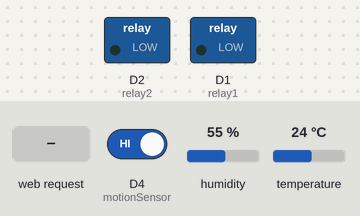
Simulated run of this sketch. Board: ESP8266 (NodeMCU). On the bench: switched loads named in the sketch (green lamp = pin HIGH). Inputs (shaded band) come from the test bench; at power-on: D4 (motionSensor) HIGH, humidity 55 %, temperature 24 °C. WiFi joins after 1.5 s; servers stay silent unless stated; the local clock reads 2024-03-15 10:24:30 at power-on unless the sketch sets it; what the sketch prints to the serial monitor is not drawn.

Above: at 2.7 s.
2.8 s: HTTP request GET /relay1/on received
At 3.1 s:
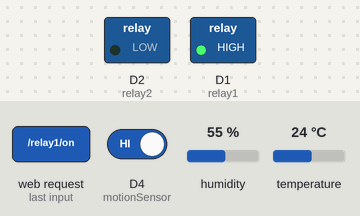
4.3 s: HTTP request GET /automode/off/relay2/on received
At 5.3 s:
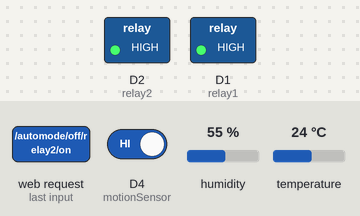
5.8 s: HTTP request GET /relay1/off received
At 7.0 s:
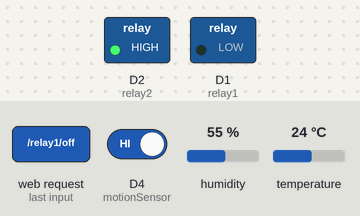
Timing chart, 0 to 8.8 s (numbered marks = the images above; inputs shaded):
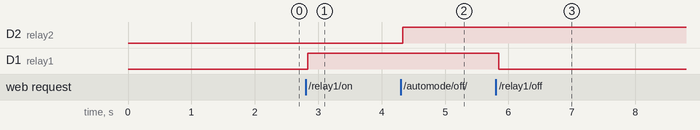

Measured:
- after the input at 2.8 s, D1 (relay1): LOW → HIGH at once
- after the input at 4.3 s, D2 (relay2): LOW → HIGH at once
- after the input at 5.8 s, D1 (relay1): HIGH → LOW after 0.05 s

The sketch:

SmartHome_final.ino
```cpp
#include <ESP8266WiFi.h> //WiFi Module
#include "dhtStable.h" //Humidity & Temperature sensor DHT11
#include <WiFiClientSecure.h> //
#include <UniversalTelegramBot.h> //Telgram Bot
#include <ArduinoJson.h>


// WiFi Credentials
const char* ssid = "Saketh Ram";
const char* password = "saketh03";
WiFiServer server(80);  // Set port to 80

// Initialize Telegram BOT
#define BOTtoken "6198376034:AAG38M-xUgGxCZ18YE3KQOR0hej6lm975oo"  // your Bot Token (Get from Botfather)
#define CHAT_ID "5104084095"

X509List cert(TELEGRAM_CERTIFICATE_ROOT);
WiFiClientSecure client;
UniversalTelegramBot bot(BOTtoken, client);


//Declaring pins
int relay1 = D1; //for LED LIGHT control
int relay2 = D2; //for Sensor Based control
#define DHT11_PIN D3 //for DHT11 sensor
const int motionSensor = D4; // PIR Motion Sensor


DHTStable DHT; //DHTStable class from dhyStable.h

String header;  // This stores the HTTP request

//Declaring states for each appliance

String automode = "off";   //operation of AC - Auto/Manual Mode
String relay1state = "off";  // State of Relay1
String relay2state = "off";  // State of Relay2
String pir_status = "off";

bool motionDetected = false;

// Function when motion is detected
void ICACHE_RAM_ATTR detectsMovement() {
  Serial.println("MOTION DETECTED!!!");
  motionDetected = true;
}

void setup() {
  Serial.begin(115200);

  configTime(0, 0, "pool.ntp.org");      // get UTC time via NTP
  client.setTrustAnchors(&cert); // Add root certificate for api.telegram.org


  pinMode(relay1,OUTPUT);  // declaring Relay1 as output
  pinMode(relay2,OUTPUT);
  digitalWrite(relay1, LOW);
  digitalWrite(relay2, LOW);

  // PIR Motion Sensor mode INPUT_PULLUP
  pinMode(motionSensor, INPUT_PULLUP);
  // Set motionSensor pin as interrupt, assign interrupt function and set RISING mode
  attachInterrupt(digitalPinToInterrupt(motionSensor), detectsMovement, RISING);


  //connect to access point
  WiFi.begin(ssid, password);
  Serial.println("Connecting to ");
  Serial.println(ssid);
  while (WiFi.status() != WL_CONNECTED) {
    delay(500);
    Serial.print(".");
  }
  // Print local IP address and start web server
  Serial.println("");
  Serial.println("WiFi connected.");
  Serial.println("IP address: ");
  Serial.println(WiFi.localIP());  // this will display the Ip address of the Pi which should be entered into your browser
  server.begin();

}

void loop() {
  WiFiClient client = server.available();  // Listen for incoming clients

  int readData = DHT.read11(DHT11_PIN);

  float humidityval =DHT.getHumidity();
  float temperatureval = DHT.getTemperature();

  if (client) {                   // If a new client connects,
    String currentLine = "";      // make a String to hold incoming data from the client
    while (client.connected()) {  // loop while the client's connected
      if (client.available()) {   // if there's bytes to read from the client,
        char c = client.read();   // read a byte, then
        Serial.write(c);          // print it out the serial monitor
        header += c;
        if (c == '\n') {  // if the byte is a newline character
          // if the current line is blank, you got two newline characters in a row.
          // that's the end of the client HTTP request, so send a response:
          if (currentLine.length() == 0) {
            // HTTP headers always start with a response code (e.g. HTTP/1.1 200 OK)
            // and a content-type so the client knows what's coming, then a blank line:
            client.println("HTTP/1.1 200 OK");
            client.println("Content-type:text/html");
            client.println("Connection: close");
            client.println();

            // turns the GPIOs on and off
            if (header.indexOf("GET /relay1/on") >= 0) {
              Serial.println("Relay1 on");
              relay1state = "on";
              digitalWrite(relay1, HIGH);
            } else if (header.indexOf("GET /relay1/off") >= 0) {
              Serial.println("Relay1 off");
              relay1state = "off";
              digitalWrite(relay1, LOW);
            } else if (header.indexOf("GET /automode/on") >= 0) {
              Serial.println("Auto Mode ON");
              automode = "on";
              if (humidityval >= 30 && temperatureval >= 30) {
                Serial.println("Relay2 on");
                relay2state = "on";
                digitalWrite(relay2, HIGH);
              } else {
                Serial.println("Relay2 off");
                relay2state = "off";
                digitalWrite(relay2, LOW);
              }
            } else if (header.indexOf("GET /automode/off") >= 0) {
              Serial.println("Auto Mode OFF");
              automode = "off";
              if (header.indexOf("GET /automode/off/relay2/on") >= 0) {
                Serial.println("Relay2 on");
                relay2state = "on";
                digitalWrite(relay2, HIGH);
              } else if (header.indexOf("GET /automode/off/relay2/off") >= 0) {
                Serial.println("Relay2 off");
                relay2state = "off";
                digitalWrite(relay2, LOW);
              }
            } else if (header.indexOf("GET /pir_sensor/on") >= 0) {
              Serial.println("Montion Detection on");
              pir_status = "on";
              //digitalWrite(relay1, HIGH);
            } else if (header.indexOf("GET /pir_sensor/off") >= 0) {
              Serial.println("Motion Detection off");
              pir_status = "off";
              //digitalWrite(relay1, LOW);
            }
            // Display the HTML web page
            client.println("<!DOCTYPE html><html lang=\"en\">");
            client.println("<head><meta charset=\"UTF-8\"/><meta http-equiv=\"X-UA-Compatible\" content=\"IE=edge\"/>");
            client.println("<meta name=\"viewport\" content=\"width=device-width,initial scale=1.0\"/>");
            client.println("<link rel=\"icon\" href=\"data:,\">");
            client.println("<title>House Controls</title>");
            // CSS to style the on/off buttons
            // Feel free to change the background-color and font-size attributes to fit your preferences
            client.println("<style>body{background-color: #c5e8fa;}html { font-family: Helvetica; display: inline-block; margin: 0px auto; text-align: center;}");
            client.println(".button { background-color: #195B6A; border: none; color: white; padding: 10px 30px;");
            client.println("text-decoration: none; font-size: 20px; margin: 2px; cursor: pointer;}");
            client.println(".light{background-color: #87CEFA; width: 300px; border: 7px solid black;padding: 20px;margin: 10px;justify-content:center;height:180px;}");
            client.println(".AC{background-color: #87CEFA;width: 300px;border: 7px solid black;padding: 20px;margin: 10px;}");
            client.println(".pir{background-color: #87CEFA;width: 300px;border: 7px solid black;padding: 20px;margin: 10px;height:180px;}");
            client.println(".temp{background-color:white;width: 200px;border: 5px solid black;padding: 5px;margin: 10px;position:relative;justify-content:center;left:10%;right:50%}");
            client.println(".button2 {background-color: #77878A;}");
            client.println(".flex_container{display: flex;justify-content: center;}</style></head>");

            // Web Page Heading
            client.println("<body><h1>SMART HOME AUTOMATION SYSTEM</h1>");
            client.println("<body><h2>Welcome, User!!</h2>");

            // Display current state, and ON/OFF buttons for GPIO 5
            client.println("<div class=\"flex_container\">");
            client.println("<div class=\"light\">");
            client.println("<h3>LIGHTING CONTROL &#128161</h3>");
            client.println("<p>Lights Status- " + relay1state + "</p>");
            // If Appliance 1 is off, it displays the ON button
            if (relay1state == "off") {
              client.println("<p><a href=\"/relay1/on\"><button class=\"button\">Switch ON</button></a></p>");
            } else {
              client.println("<p><a href=\"/relay1/off\"><button class=\"button button2\">Switch OFF</button></a></p>");
            }
            client.println("</div>");
            // Display current state, and ON/OFF buttons for GPIO 4
            client.println("<div class=\"AC\">");
            client.println("<h3>APPLIANCES CONTROL</h3>");
            client.println("<p>Air Conditioner (AC) - " + relay2state + "</p>");
            if(automode=="on")
              client.println("<p>Operating Mode - Auto</p>");
            else if(automode=="off")
              client.println("<p>Operating Mode - Manual</p>");
            //ADD SENSOR STATUS
            client.println("<div class=\"temp\">");
            client.println("<h4>SENSOR STATUS</h4>");
            client.println("<p>Humidity: ");
            client.println((float)humidityval);
            client.println("%</p>");
            client.println("<p>Temperature: ");
            client.println((float)temperatureval);
            client.println(" &#176C</p>");
            client.println("</div>");

            // If Appliance 2 is off, it displays the ON button
            if (automode == "on") {
              client.println("<p><a href=\"/automode/off\"><button class=\" button buttonp\">Switch to MANUAL Mode</button></a></p>");
            } else {
              if (relay2state == "off") {
                client.println("<p><a href=\"/automode/off/relay2/on\"><button class=\"button\">Switch ON</button></a></p>");
              } else {
                client.println("<p><a href=\"/automode/off/relay2/off\"><button class=\"button button2\">Switch OFF</button></a></p>");
              }
              client.println("<p><a href=\"/automode/on\"><button class=\" button buttonp\">Switch to AUTO Mode</button></a></p>");
            }
            client.println("</div>");

            client.println("<div class=\"pir\">");
            client.println("<h3>SECURITY SYSTEM</h3>");
            client.println("<p>Motion Detection - " + pir_status + "</p>");
            if (pir_status == "off") {
              client.println("<p><a href=\"/pir_sensor/on\"><button class=\"button\">Turn ON</button></a></p>");
               bot.sendMessage(CHAT_ID, "Bot stopped", "");
            }
            else {
              bot.sendMessage(CHAT_ID, "Bot started up", "");
              //ICACHE_RAM_ATTR detectsMovement()

                if(motionDetected)
                {
                  bot.sendMessage(CHAT_ID, "Motion detected!!", "");
                  Serial.println("Motion Detected");
                  motionDetected = false;
                }
              client.println("<p><a href=\"/pir_sensor/off\"><button class=\"button button2\">Turn OFF</button></a></p>");
            }
            client.println("</div");
            client.println("</div>");
            client.println("</body></html>");
            // The HTTP response ends with another blank line
            client.println();
            // Break out of the while loop
            break;
          } else {  // if you got a newline, then clear currentLine
            currentLine = "";
          }
        } else if (c != '\r') {  // if you got anything else but a carriage return character,
          currentLine += c;      // add it to the end of the currentLine
        }
      }
    }
    // Clear the header variable
    header = "";
    // Close the connection
    client.stop();
    Serial.println("Client disconnected.");
    Serial.println("");
  }

}
```
